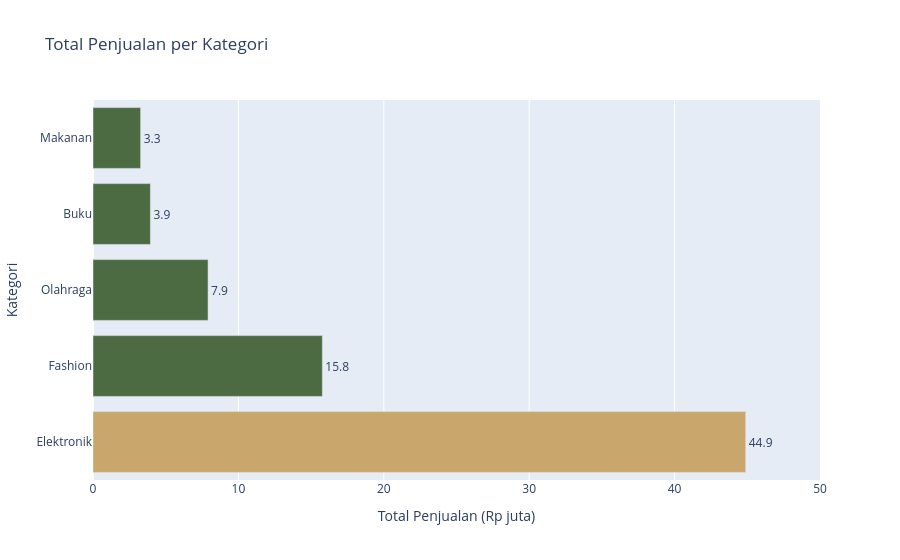

The code cell stored with this chart in its notebook:
### Markdown cell above
**Versi interaktif.** Data dan tampilannya sama, tapi arahkan kursor ke batang untuk melihat angka persisnya.

### Code cell
fig = px.bar(urut, x="total_juta", y="kategori", orientation="h", color="kategori",
             color_discrete_sequence=warna, text="total_juta", range_x=[0, 50],
             title="Total Penjualan per Kategori")
fig.update_traces(texttemplate="%{x:.1f}", textposition="outside")
fig.update_layout(xaxis_title="Total Penjualan (Rp juta)", yaxis_title="Kategori",
                  showlegend=False)
fig.show()

### Figure 1 — Plotly figure (JSON) as saved in the notebook; plotly's stock layout.template omitted (floating-point values rounded to 4 significant figures)
{"data": [{"hovertemplate": "kategori=%{y}<br>total_juta=%{text}<extra></extra>", "legendgroup": "Makanan", "marker": {"color": "#4d6b43", "pattern": {"shape": ""}}, "name": "Makanan", "orientation": "h", "showlegend": true, "text": [3.275], "textposition": "outside", "texttemplate": "%{x:.1f}", "type": "bar", "x": [3.275], "xaxis": "x", "y": ["Makanan"], "yaxis": "y"}, {"hovertemplate": "kategori=%{y}<br>total_juta=%{text}<extra></extra>", "legendgroup": "Buku", "marker": {"color": "#4d6b43", "pattern": {"shape": ""}}, "name": "Buku", "orientation": "h", "showlegend": true, "text": [3.948], "textposition": "outside", "texttemplate": "%{x:.1f}", "type": "bar", "x": [3.948], "xaxis": "x", "y": ["Buku"], "yaxis": "y"}, {"hovertemplate": "kategori=%{y}<br>total_juta=%{text}<extra></extra>", "legendgroup": "Olahraga", "marker": {"color": "#4d6b43", "pattern": {"shape": ""}}, "name": "Olahraga", "orientation": "h", "showlegend": true, "text": [7.913], "textposition": "outside", "texttemplate": "%{x:.1f}", "type": "bar", "x": [7.913], "xaxis": "x", "y": ["Olahraga"], "yaxis": "y"}, {"hovertemplate": "kategori=%{y}<br>total_juta=%{text}<extra></extra>", "legendgroup": "Fashion", "marker": {"color": "#4d6b43", "pattern": {"shape": ""}}, "name": "Fashion", "orientation": "h", "showlegend": true, "text": [15.78], "textposition": "outside", "texttemplate": "%{x:.1f}", "type": "bar", "x": [15.78], "xaxis": "x", "y": ["Fashion"], "yaxis": "y"}, {"hovertemplate": "kategori=%{y}<br>total_juta=%{text}<extra></extra>", "legendgroup": "Elektronik", "marker": {"color": "#c9a66b", "pattern": {"shape": ""}}, "name": "Elektronik", "orientation": "h", "showlegend": true, "text": [44.89], "textposition": "outside", "texttemplate": "%{x:.1f}", "type": "bar", "x": [44.89], "xaxis": "x", "y": ["Elektronik"], "yaxis": "y"}], "layout": {"barmode": "relative", "legend": {"title": {"text": "kategori"}, "tracegroupgap": 0}, "showlegend": false, "title": {"text": "Total Penjualan per Kategori"}, "xaxis": {"anchor": "y", "domain": [0, 1], "range": [0, 50], "title": {"text": "Total Penjualan (Rp juta)"}}, "yaxis": {"anchor": "x", "categoryarray": ["Elektronik", "Fashion", "Olahraga", "Buku", "Makanan"], "categoryorder": "array", "domain": [0, 1], "title": {"text": "Kategori"}}}}
